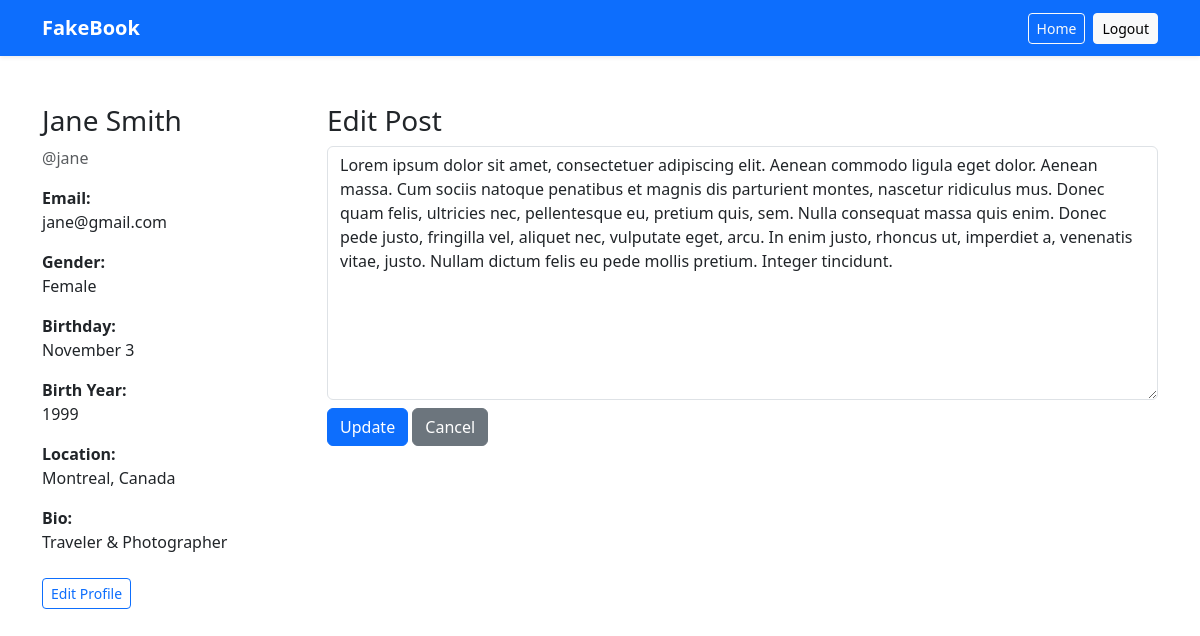
/index.php?action=edit&user_id=2&post_id=2 (signed in), run on the app's committed database.
### tables this page shows
CREATE TABLE users (
    id INT AUTO_INCREMENT PRIMARY KEY,
    first_name VARCHAR(255) NOT NULL,
    last_name VARCHAR(255) NOT NULL,
    username VARCHAR(100) NOT NULL,
    email VARCHAR(100) NOT NULL,
    password VARCHAR(255) NOT NULL,
    gender ENUM('male', 'female') NOT NULL,
    birth_date DATE NOT NULL,
    location VARCHAR(100) NULL,
    bio TEXT NULL,
    profile_pic VARCHAR(255) NULL,
    created_at TIMESTAMP DEFAULT CURRENT_TIMESTAMP
);

CREATE TABLE posts (
    id INT AUTO_INCREMENT PRIMARY KEY,
    user_id INT NOT NULL,
    content TEXT NOT NULL,
    created_at TIMESTAMP DEFAULT CURRENT_TIMESTAMP,
    updated_at TIMESTAMP NULL,
    FOREIGN KEY (user_id) REFERENCES users(id) ON DELETE CASCADE
);

### src/controller/ProfileController.php (called while the page is built, shortened)
<?php
require_once __DIR__ . '/../model/User.php';
require_once __DIR__ . '/../model/Post.php';
class ProfileController{
    private $user;
    private $post;
    public function __construct() {
        $pdo = require __DIR__ . '/../../config/db.php';
        $this->user = new User($pdo);
        $this->post = new Post($pdo);
    }
    public function edit($post_id, $user_id){
        $user = $this->user->getUserById($user_id);
        $post = $this->post->getPostById($post_id);
        include __DIR__.'/../view/posts/edit.php';
    }
}
?>

### src/model/User.php (called while the page is built, shortened)
<?php
class User
{
    private $pdo;
    public function __construct($pdo)
    {
        $this->pdo = $pdo;
    }
    public function getUserById($id)
    {
        $stmt = $this->pdo->prepare("SELECT * FROM users where id=?");
        $stmt->execute([$id]);
        return $stmt->fetch();
    }
}
?>

### src/model/Post.php (called while the page is built, shortened)
<?php
    class Post{
        private $pdo;
        public function __construct($pdo){
            $this->pdo = $pdo;
        }
        public function getPostById($id){
            $stmt = $this->pdo->prepare("SELECT * FROM posts where id=?");
            $stmt-> execute([$id]);
            return $stmt->fetch();
        }
    }
?>

### src/view/posts/edit.php (the view, shortened to what this page needs)
<?php include __DIR__.'/../layouts/header.php'; ?>
<div class="row">
    <?php include __DIR__.'/../layouts/profile-sidebar.php'; ?>
    <div class="col-md-9">
        <h3>Edit Post</h3>
        <form method="POST" action="index.php?action=update&user_id=<?= $user['id'] ?>&post_id=<?= $post['id'] ?>" class="mb-4">
            <textarea name="content" class="form-control mb-2" rows="10" required><?= htmlspecialchars($post['content']) ?></textarea>
            <button type="submit" value="Submit" class="btn btn-primary">Update</button>
            <a href="index.php?controller=profile&action=index" class="btn btn-secondary">Cancel</a>
        </form>
    </div>
</div>
 <?php include __DIR__.'/../layouts/footer.php'; ?>

### src/view/layouts/profile-sidebar.php (shortened to what this page needs)
<div class="col-md-3">
    <h3><?= htmlspecialchars($user['first_name'] . ' ' . $user['last_name']) ?></h3>
    <p class="text-muted">@<?= htmlspecialchars($user['username']) ?></p>
    <p><strong>Email:</strong><br><?= htmlspecialchars($user['email']) ?></p>
    <p><strong>Gender:</strong><br><?= htmlspecialchars(ucfirst($user['gender'])) ?></p>
    <?php if ($user['birth_date']): ?>
        <p><strong>Birthday:</strong><br><?= date('F j', strtotime($user['birth_date'])) ?></p>
        <p><strong>Birth Year:</strong><br><?= date('Y', strtotime($user['birth_date'])) ?></p>
    <?php else: ?>
        <p><strong>Birth Date:</strong> -</p>
    <?php endif; ?>
    <p><strong>Location:</strong><br><?= htmlspecialchars($user['location']) ?></p>
    <p><strong>Bio:</strong><br><?= nl2br(htmlspecialchars($user['bio'])) ?></p>
    <a href="index.php?action=edit_profile&user_id=<?= $user['id'] ?>" class="btn btn-sm btn-outline-primary mt-2">
        Edit Profile
    </a>
</div>

### data on the page
users: first_name+last_name "Jane Smith", username "jane", email "jane@gmail.com", gender "Female", birth_date "November 3", birth_date "1999", location "Montreal, Canada", bio "Traveler & Photographer"
posts: content "Lorem ipsum dolor sit amet, consectetuer adipiscing elit. Aenean commodo ligula eget dolor. Aenean massa. Cum sociis natoque penatibus et magnis dis parturient montes, nascetur ridiculus mus. Donec quam felis, ultricies nec, pellentesque eu, pretium quis, sem. Nulla consequat massa quis enim. Donec pede justo, fringilla vel, aliquet nec, vulputate eget, arcu. In enim justo, rhoncus ut, imperdiet a, venenatis vitae, justo. Nullam dictum felis eu pede mollis pretium. Integer tincidunt."
